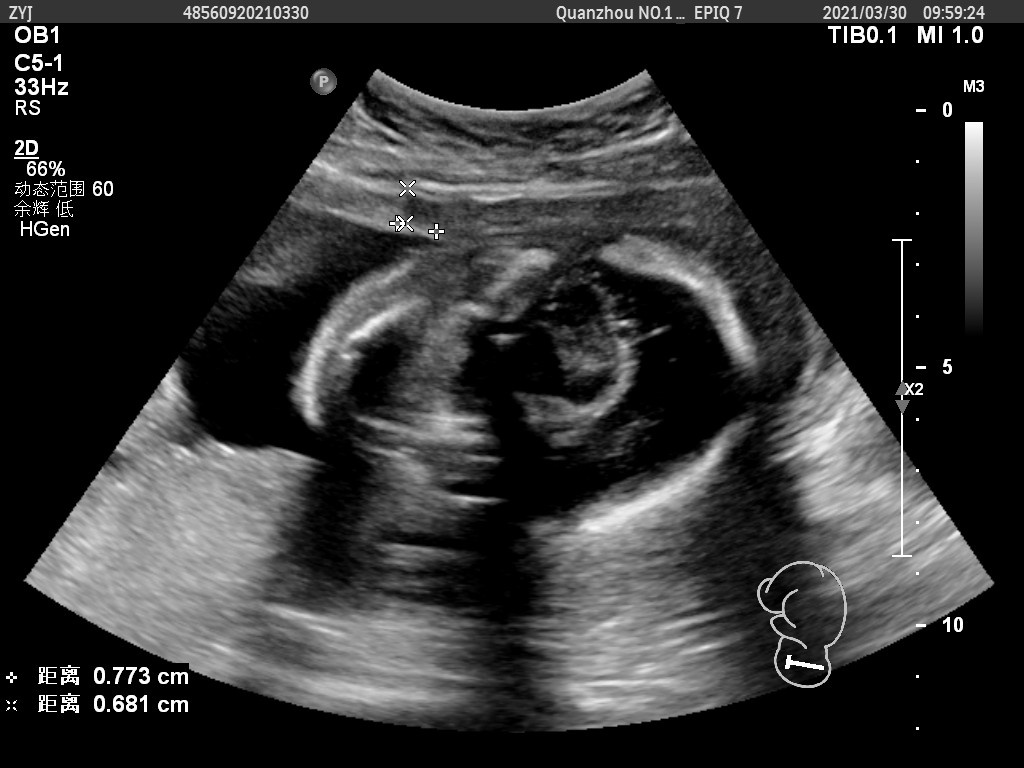
#> input picture input/1.2.826.0.1.3680043.2.461.12149337.4286452740.jpg, 1024 x 768 px; its folder holds only this picture in this run
$ python -i ultrasound_processor.py   (imports and definitions only)   (older library calls are emulated)
#> lines starting #> are read from the running program, lines starting #| are printed output that depends on the picture; after the words box and inside, x2 and y2 are one past the last pixel; in counts of white or black regions, pixels touching at a corner belong together
#> further down, picture is the input picture: shape (768, 1024, 3); min 0, max 255, mean 47.5
import sys
import os
import datetime
import shutil
import json
import xml.etree.ElementTree as ET
from xml.dom import minidom
import numpy as np
import cv2
from numba import jit
from PyQt6.QtWidgets import (QApplication, QMainWindow, QWidget, QLabel,
                             QPushButton, QSlider, QFileDialog, QVBoxLayout,
                             QHBoxLayout, QGroupBox, QStatusBar, QComboBox, QCheckBox,
                             QScrollArea, QDialog, QDialogButtonBox, QMessageBox,
                             QProgressDialog, QSizePolicy)
from PyQt6.QtCore import Qt, QEvent, QRect, QPoint
from PyQt6.QtGui import QImage, QPixmap, QPainter, QPen, QColor

# ==============================================================================
# THUẬT TOÁN SRAD ĐƯỢC TỐI ƯU HÓA BẰNG NUMBA JIT
# ==============================================================================
# [43 lines left out: functions srad_core, apply_srad, not called in this run]

def compute_enl_hras(gray, block_size=32, top_k=8, return_boxes=False, search_roi=None):
    """
    Automatic ENL estimation using an HRAS-like strategy.

    If search_roi is provided as (xmin, ymin, xmax, ymax), HRAS searches only
    inside that manually selected ROI. Returned boxes are still in full-image
    coordinates so they can be drawn correctly on the displayed image.

    ENL = mean^2 / std^2 is computed on the selected homogeneous blocks.
    """
    gray_f = gray.astype(np.float32)
    img_h, img_w = gray_f.shape

    if search_roi is not None:
        rx1, ry1, rx2, ry2 = [int(v) for v in search_roi]
        rx1 = max(0, min(rx1, img_w - 1))
        ry1 = max(0, min(ry1, img_h - 1))
        rx2 = max(rx1 + 1, min(rx2, img_w))
        ry2 = max(ry1 + 1, min(ry2, img_h))
    else:
        rx1, ry1, rx2, ry2 = 0, 0, img_w, img_h

    roi_area = gray_f[ry1:ry2, rx1:rx2]
    h, w = roi_area.shape

    candidates = []

    # If the manual ROI is smaller than the default block, shrink the block.
    effective_block = min(block_size, h, w)
    if effective_block < 8:
        m = float(np.mean(roi_area))
        s = float(np.std(roi_area))
        fallback_enl = (m * m) / (s * s + 1e-8)
        if return_boxes:
            return fallback_enl, [(rx1, ry1, rx2, ry2)]
        return fallback_enl

    for y in range(0, h - effective_block + 1, effective_block):
        for x in range(0, w - effective_block + 1, effective_block):
            block = roi_area[y:y + effective_block, x:x + effective_block]
            mean = float(np.mean(block))
            std = float(np.std(block))

            # Reject very dark/bright blocks and nearly constant invalid areas.
            if mean < 15.0 or mean > 240.0 or std < 1e-6:
                continue

            gx = cv2.Sobel(block, cv2.CV_32F, 1, 0, ksize=3)
            gy = cv2.Sobel(block, cv2.CV_32F, 0, 1, ksize=3)
            grad = float(np.mean(np.sqrt(gx * gx + gy * gy)))

            enl = (mean * mean) / (std * std + 1e-8)
            score = 1.0 / (std + grad + 1e-6)

            full_x1 = rx1 + x
            full_y1 = ry1 + y
            full_x2 = full_x1 + effective_block
            full_y2 = full_y1 + effective_block

            candidates.append({
                "score": score,
                "enl": enl,
                "box": (full_x1, full_y1, full_x2, full_y2),
                "mean": mean,
                "std": std,
                "grad": grad,
            })

    if not candidates:
        m = float(np.mean(roi_area))
        s = float(np.std(roi_area))
        fallback_enl = (m * m) / (s * s + 1e-8)
        if return_boxes:
            return fallback_enl, [(rx1, ry1, rx2, ry2)]
        return fallback_enl

    candidates.sort(key=lambda item: item["score"], reverse=True)
    selected = candidates[:min(top_k, len(candidates))]
    vals = [item["enl"] for item in selected]
    boxes = [item["box"] for item in selected]
    enl_value = float(np.median(vals))

    if return_boxes:
        return enl_value, boxes
    return enl_value


def compute_cnr_from_two_rois(gray, roi1_box=None, roi2_box=None):
    """
    Compute CNR using two user-selected ROIs:
    ROI 1: target/tissue region of interest
    ROI 2: background or reference tissue region

    CNR = |mu1 - mu2| / sqrt(std1^2 + std2^2)
    """
    if roi1_box is None or roi2_box is None:
        return None

    h, w = gray.shape

    # [7 lines left out: function crop_roi, not called in this run]

    roi1 = crop_roi(roi1_box)
    roi2 = crop_roi(roi2_box)

    if roi1.size == 0 or roi2.size == 0:
        return None

    mu1 = float(np.mean(roi1))
    mu2 = float(np.mean(roi2))
    std1 = float(np.std(roi1))
    std2 = float(np.std(roi2))

    return abs(mu1 - mu2) / (np.sqrt(std1 * std1 + std2 * std2) + 1e-8)


# [37 lines left out: functions prettify_xml, save_to_combined_xml, not called in this run]


# ==============================================================================
# HỆ THỐNG THUẬT TOÁN ĐÁNH GIÁ TIÊU CHÍ CHẤT LƯỢNG THEO NHÓM NGHIÊN CỨU
# ==============================================================================
def analyze_medical_criteria(img_current, img_reference=None, roi_box=None, roi2_box=None):
    """
    Tính toán chi tiết các tiêu chí y khoa dựa trên các công thức khoa học:
    Trường nhìn (R), Độ sáng (SNR), Độ tương phản (CNR), Nhiễu hạt (ENL), độ sắc nét (VoL/Tenengrad), PSNR, Nhiễu hạt (VoL, Tenengrad)
    """
    if img_current is None:
        return None

    gray = cv2.cvtColor(img_current, cv2.COLOR_RGB2GRAY)
    total_pixels = gray.size
    h, w = gray.shape

    # 1. TIÊU CHÍ TRƯỜNG NHÌN (Field of View - R)
    _, thresh_ut = cv2.threshold(gray, 0, 255, cv2.THRESH_BINARY + cv2.THRESH_OTSU)
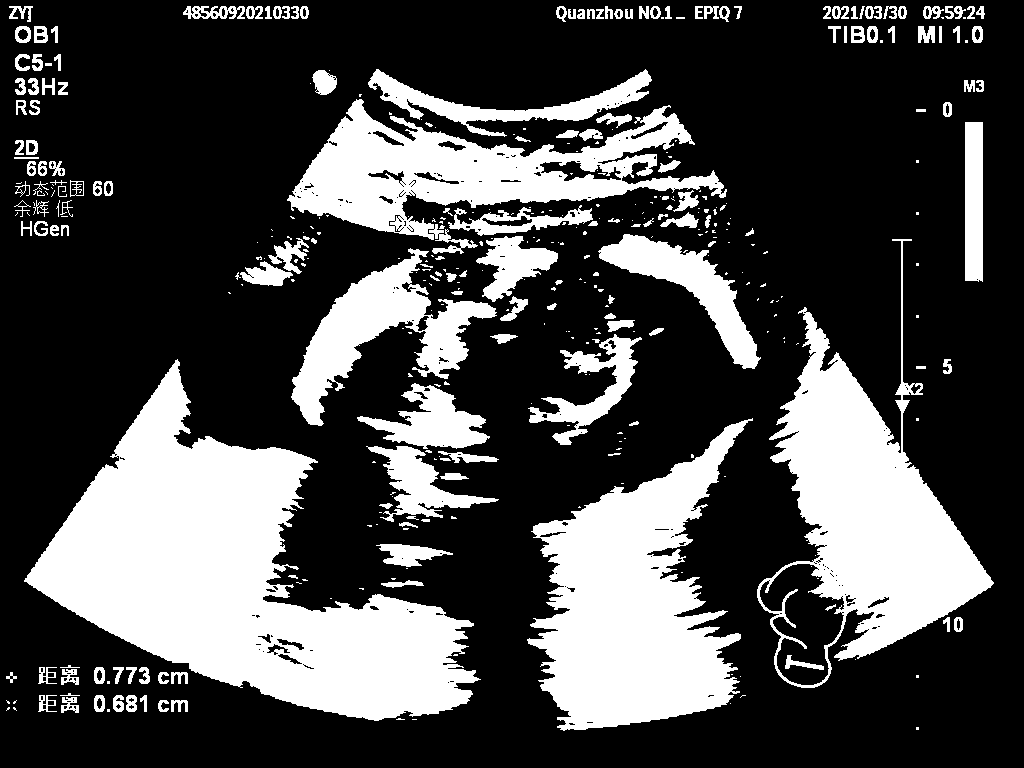
#> thresh_ut: shape (768, 1024); 28.8% white; 391 white regions (217 under 20 px), largest, box (x1, y1, x2, y2) and area: (24, 359, 481, 721) 69336, (527, 418, 753, 731) 37359, (757, 239, 994, 688) 35778
    ut_pixels = np.sum(thresh_ut == 255)
#> ut_pixels = 226510
    r_fov = ut_pixels / total_pixels
#> r_fov = 0.288

    if 0.5 <= r_fov <= 0.85:
        fov_status = "PASS"
        fov_color = "#2ecc71"
    elif r_fov < 0.5:
        fov_status = "CROP IMAGE"
        fov_color = "#f1c40f"
    else:
        fov_status = "REJECT"
        fov_color = "#e74c3c"

    # Lọc tay: Kiểm tra cấu trúc ảnh ghép đôi (Dual-frame layout) qua đối xứng biên dọc
    mid_col = w // 2
    left_side = gray[:, :mid_col-10]
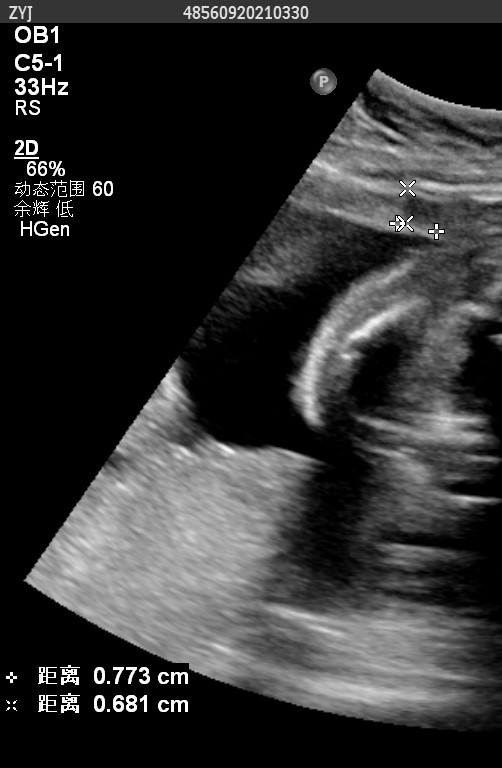
#> left_side: shape (768, 502); min 0, max 255, mean 50.2
    right_side = gray[:, mid_col+10:]
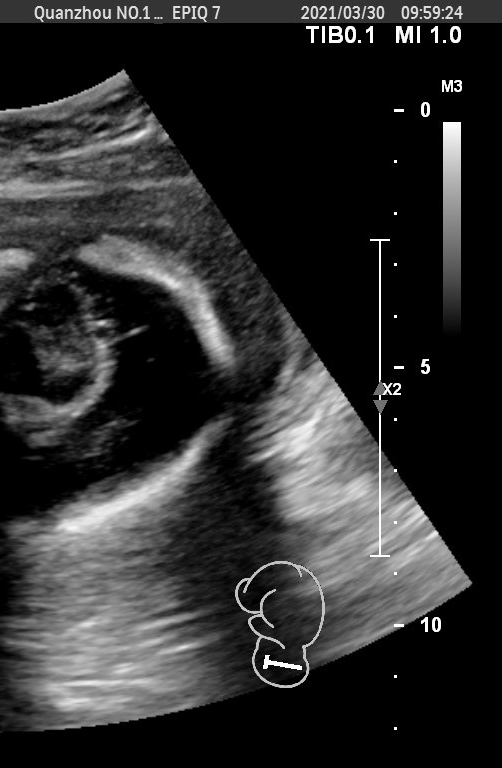
#> right_side: shape (768, 502); min 0, max 255, mean 45.5
    min_w = min(left_side.shape[1], right_side.shape[1])
    diff_score = np.mean(np.abs(left_side[:, :min_w].astype(float) - right_side[:, :min_w].astype(float)))
#> diff_score = 61.28
    if diff_score < 35.0:  # Ngưỡng phát hiện cấu trúc hai khung hình tương đồng
        fov_status += " (DUAL FRAME DETECTED - REJECT)"
        fov_color = "#e74c3c"

    # 2. TIÊU CHÍ ĐỘ SÁNG (SNR)
    mean_signal = np.mean(gray)
#> mean_signal = 47.51
    std_noise = np.std(gray) + 1e-5
#> std_noise = 62.55
    snr_val = mean_signal / std_noise
#> snr_val = 0.76

    if snr_val >= 5.0:
        snr_status = "Ideal"
        snr_color = "#2ecc71"
    elif 2.0 <= snr_val < 5.0:
        snr_status = "Acceptable (CLAHE Fixable)"
        snr_color = "#f1c40f"
    else:
        snr_status = "Discard"
        snr_color = "#e74c3c"

    # 3. TIÊU CHÍ ĐỘ TƯƠNG PHẢN (CNR)
    # Nếu người dùng đã khoanh đủ ROI 1 và ROI 2:
    # ROI 1 = vùng mô cần quan sát, ROI 2 = vùng nền hoặc mô đối chứng.
    # CNR = |mu1 - mu2| / sqrt(std1^2 + std2^2)
    roi_cnr = compute_cnr_from_two_rois(gray, roi_box, roi2_box)
    if roi_cnr is not None:
        cnr_val = roi_cnr
    else:
        # Fallback tự động cũ khi chưa có đủ 2 ROI.
        mask_a = (gray > mean_signal)
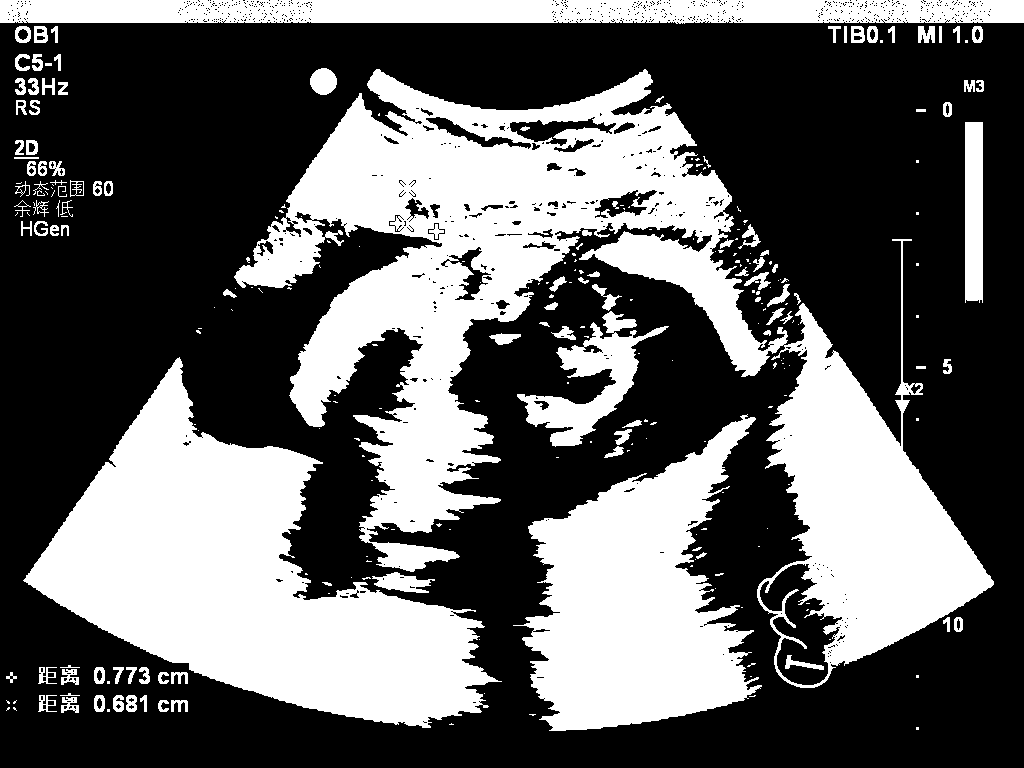
#> mask_a: shape (768, 1024) bool; 37.9% white; 266 white regions (154 under 20 px), largest, box (x1, y1, x2, y2) and area: (234, 69, 994, 688) 135090, (23, 357, 502, 728) 75698, (513, 414, 762, 731) 43536
        mask_b = (gray <= mean_signal) & (gray > 15)
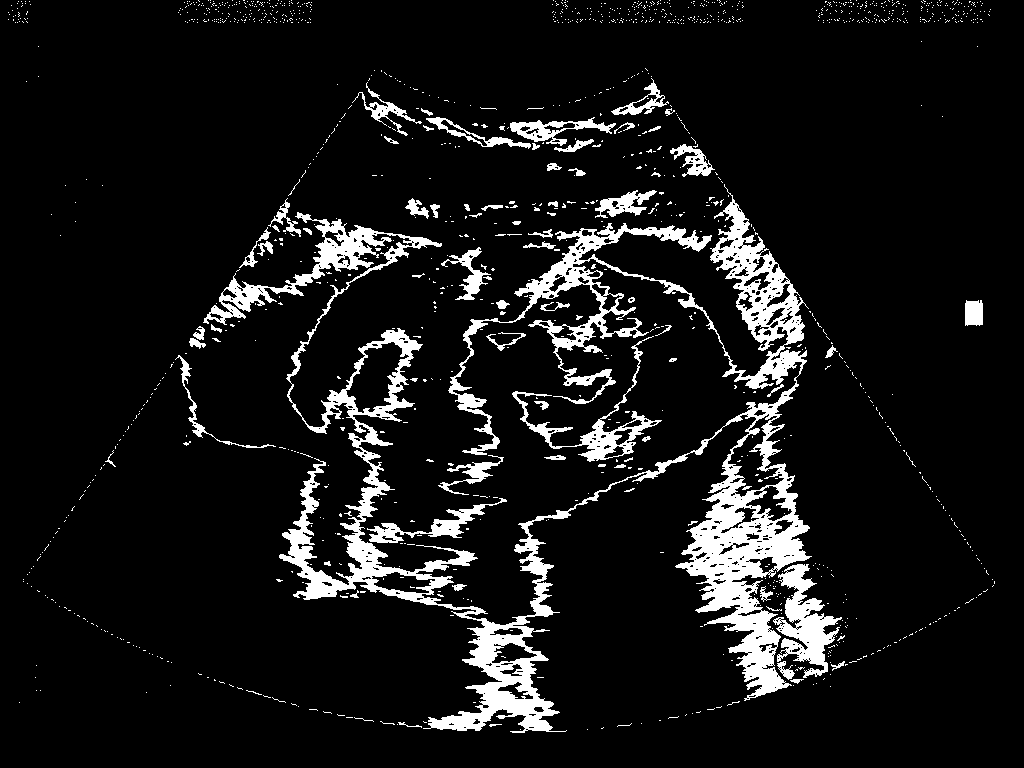
#> mask_b: shape (768, 1024) bool; 8.9% white; 1328 white regions (1253 under 20 px), largest, box (x1, y1, x2, y2) and area: (203, 184, 812, 733) 49588, (773, 564, 842, 678) 3289, (512, 336, 662, 462) 2250
        sa = np.mean(gray[mask_a]) if np.any(mask_a) else 255.0
#> sa = 116.9
        sb = np.mean(gray[mask_b]) if np.any(mask_b) else 0.0
#> sb = 31.44
        cnr_val = np.abs(sa - sb) / std_noise
#> cnr_val = 1.37

    if cnr_val >= 1.5:
        cnr_status = "Ideal (Good/Excellent)"
        cnr_color = "#2ecc71"
    elif 0.75 <= cnr_val < 1.5:
        cnr_status = "Acceptable (Fair - Adjust clipLimit)"
        cnr_color = "#f1c40f"
    else:
        cnr_status = "Discard (Poor)"
        cnr_color = "#e74c3c"

    # 4. TIÊU CHÍ NHIỄU HẠT / ĐỘ ĐỒNG NHẤT (ENL) & PSNR
    enl_val = compute_enl_hras(gray, search_roi=roi_box)
#> after the loop in compute_enl_hras, `for y in range(0, h - effective_block + 1, effective_block):`: candidates = 462 items
#> in compute_enl_hras, `selected = candidates[:min(top_k, len(candidates))]`: selected = 8 items
#> in compute_enl_hras, `vals = [item["enl"] for item in selected]`: vals = [1.52, 8.29, 396.2, 2.56, 2.56, 2.56, 2.56, 2.56]
#> in compute_enl_hras, `boxes = [item["box"] for item in selected]`: boxes = [(480, 704, 512, 736), (736, 512, 768, 544), (128, 544, 160, 576), (64, 0, 96, 32), (96, 0, 128, 32), (128, 0, 160, 32), (320, 0, 352, 32), (352, 0, 384, 32)]
#> in compute_enl_hras, `enl_value = float(np.median(vals))`: enl_value = 2.56
#> enl_val = 2.56

    # ENL thresholds for ultrasound preprocessing evaluation
    # Ideal: ENL > 20
    # Acceptable: ENL between 10 and 20
    # Discard: ENL < 10
    if enl_val > 20.0:
        enl_status = "Ideal"
        enl_color = "#2ecc71"
    elif 10.0 <= enl_val <= 20.0:
        enl_status = "Acceptable"
        enl_color = "#f1c40f"
    else:
        enl_status = "Discard (Over-processed/Burnt)"
        enl_color = "#e74c3c"

    # Tính toán PSNR nếu có ảnh đối chứng gốc
    psnr_text = "PSNR: N/A"
    psnr_color = "#7f8c8d"
    if img_reference is not None:
        gray_ref = cv2.cvtColor(img_reference, cv2.COLOR_RGB2GRAY)
        mse = np.mean((gray.astype(float) - gray_ref.astype(float)) ** 2)
        if mse == 0:
            psnr_text = "PSNR: Inf (Ideal)"
            psnr_color = "#2ecc71"
        else:
            psnr_val = 20 * np.log10(255.0 / np.sqrt(mse))
            if psnr_val > 25.0:
                psnr_text = f"PSNR: {psnr_val:.2f} dB (Ideal)"
                psnr_color = "#2ecc71"
            elif 19.0 <= psnr_val <= 25.0:
                psnr_text = f"PSNR: {psnr_val:.2f} dB (Acceptable)"
                psnr_color = "#f1c40f"
            else:
                psnr_text = f"PSNR: {psnr_val:.2f} dB (Discard)"
                psnr_color = "#e74c3c"

    # 5. TIÊU CHÍ ĐỘ SẮC NÉT & KHẢ NĂNG BẮT NÉT (VoL & Tenengrad)
    # Nếu có ROI 1, VoL và Tenengrad chỉ được tính trong ROI 1.
    # Nếu chưa có ROI 1, tính trên toàn ảnh như trước.
    metric_gray = gray
    if roi_box is not None:
        x1, y1, x2, y2 = [int(v) for v in roi_box]
        x1 = max(0, min(x1, w - 1))
        y1 = max(0, min(y1, h - 1))
        x2 = max(x1 + 1, min(x2, w))
        y2 = max(y1 + 1, min(y2, h))
        metric_gray = gray[y1:y2, x1:x2]

    # Variance of Laplacian (VoL) để phát hiện ảnh mất nét / mất chi tiết biên
    vol_val = cv2.Laplacian(metric_gray, cv2.CV_64F).var()
#> vol_val = 1936.7
    if vol_val >= 150.0:
        vol_status = "Ideal (Sharp)"
        vol_color = "#2ecc71"
    elif 50.0 <= vol_val < 150.0:
        vol_status = "Acceptable (Soft edges - Need Sharpening)"
        vol_color = "#f1c40f"
    else:
        vol_status = "Discard (Out of focus)"
        vol_color = "#e74c3c"

    # Tenengrad Gradient để đánh giá cấu trúc biên / độ sắc nét
    gx = cv2.Sobel(metric_gray, cv2.CV_64F, 1, 0, ksize=3)
    gy = cv2.Sobel(metric_gray, cv2.CV_64F, 0, 1, ksize=3)
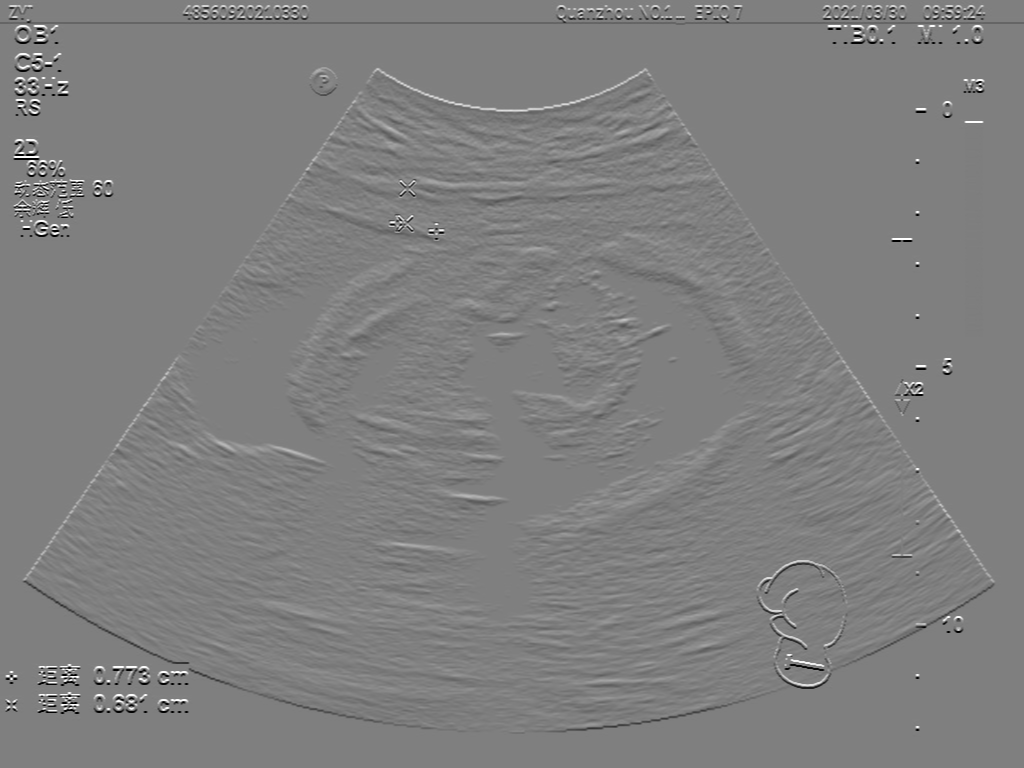
#> gy: shape (768, 1024) float64; min -1020, max 1020, mean -0.5; drawn with min black and max white
    tenengrad_val = np.mean(gx**2 + gy**2) / 100.0  # Chuẩn hóa giá trị hiển thị
#> tenengrad_val = 189.7

    return {
        "fov_r": r_fov, "fov_status": fov_status, "fov_color": fov_color,
        "snr": snr_val, "snr_status": snr_status, "snr_color": snr_color,
        "cnr": cnr_val, "cnr_status": cnr_status, "cnr_color": cnr_color,
        "enl": enl_val, "enl_status": enl_status, "enl_color": enl_color,
        "psnr_text": psnr_text, "psnr_color": psnr_color,
        "vol": vol_val, "vol_status": vol_status, "vol_color": vol_color,
        "tenengrad": tenengrad_val
    }


# ==============================================================================
# THÀNH PHẦN HIỂN THỊ ẢNH GỐC HỖ TRỢ KÉO THẢ CHUỘT ĐỂ KHOANH VÙNG (ROI)
# ==============================================================================
class CustomImageLabel(QLabel):
    # [23 lines left out: function __init__, not called in this run]

    def pixmap(self):
        # Keep compatibility with existing code that checks self.pixmap().
        return self.rendered_pixmap

    # [125 lines left out: functions set_custom_pixmap, update_pixmap_rect, set_roi_enabled, mousePressEvent, mouseMoveEvent, mouseReleaseEvent and 1 more, not called in this run]

    def resizeEvent(self, event):
        self.update_pixmap_rect()
        super().resizeEvent(event)

    # [71 lines left out: functions paintEvent, calculate_orig_coordinates, not called in this run]


# ==============================================================================
# GIAO DIỆN CHÍNH PYQT6 VÀ LUỒNG XỬ LÝ TÍCH HỢP
# ==============================================================================
class UltrasoundProcessorApp(QMainWindow):
    # [603 lines left out: functions __init__, init_ui, toggle_roi_mode, update_roi_area, clear_roi_selection, extract_highlight_mask_from_original and 2 more, not called in this run]

    def on_sharp_method_changed(self, index):
        self.process_and_display()

    # [150 lines left out: functions toggle_controls, update_criteria_ui_labels, save_to_left_view, reset_left_view, refresh_navigation_buttons, find_images_in_folder and 2 more, not called in this run]

    def show_previous_image(self):
        if self.current_image_index > 0:
            self.load_image_by_index(self.current_image_index - 1, reset_params=False, reset_roi=False)

    def show_next_image(self):
        if self.current_image_index < len(self.image_paths) - 1:
            self.load_image_by_index(self.current_image_index + 1, reset_params=False, reset_roi=False)

    # [33 lines left out: functions load_image, draw_auto_roi_borders, not called in this run]

    def _odd(self, value, minimum=3):
        value = max(minimum, int(value))
        return value if value % 2 == 1 else value + 1

    # [819 lines left out: functions _soft_replace_by_mask, _hard_core_soft_edge_replace, _connected_component_fill, _ring_median_color_fill, _directional_median_fill, _adaptive_local_median_clean and 24 more, not called in this run]

# [5 lines not run here, left out]

>>> import cv2
>>> picture = cv2.cvtColor(cv2.imread('input/1.2.826.0.1.3680043.2.461.12149337.4286452740.jpg'), cv2.COLOR_BGR2RGB)
>>> result = analyze_medical_criteria(picture)
#> result = 18 items
